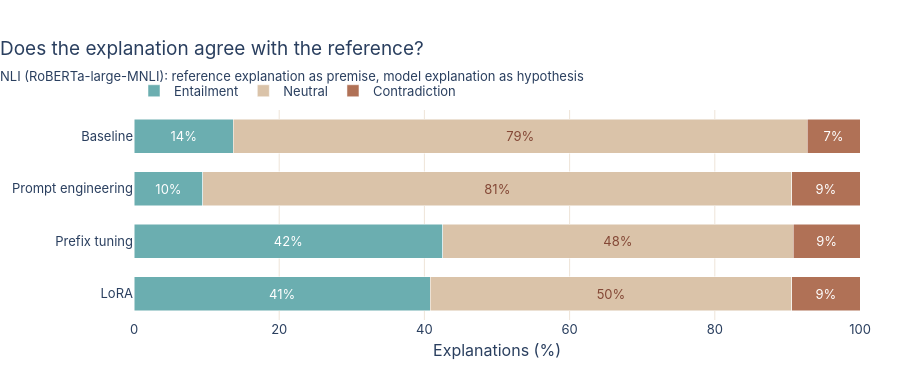

Notebook cell for this chart:
### Markdown cell above
## 2. Explanation agreement (NLI)

### Code cell
save(plot_nli(runs), "nli")

### Figure 1 — Plotly figure (JSON) as saved in the notebook; plotly's stock layout.template omitted (floating-point values rounded to 4 significant figures)
{"data": [{"hovertemplate": "%{y}: %{x:.1f}% entailment<extra></extra>", "insidetextanchor": "middle", "marker": {"color": "#6baeb0"}, "name": "Entailment", "orientation": "h", "text": ["14%", "10%", "42%", "41%"], "textfont": {"color": "white"}, "textposition": "inside", "type": "bar", "x": [13.7, 9.5, 42.5, 40.8], "y": ["Baseline", "Prompt engineering", "Prefix tuning", "LoRA"]}, {"hovertemplate": "%{y}: %{x:.1f}% neutral<extra></extra>", "insidetextanchor": "middle", "marker": {"color": "#dac3a9"}, "name": "Neutral", "orientation": "h", "text": ["79%", "81%", "48%", "50%"], "textfont": {"color": "#844836"}, "textposition": "inside", "type": "bar", "x": [79, 81.1, 48.3, 49.8], "y": ["Baseline", "Prompt engineering", "Prefix tuning", "LoRA"]}, {"hovertemplate": "%{y}: %{x:.1f}% contradiction<extra></extra>", "insidetextanchor": "middle", "marker": {"color": "#b07156"}, "name": "Contradiction", "orientation": "h", "text": ["7%", "9%", "9%", "9%"], "textfont": {"color": "white"}, "textposition": "inside", "type": "bar", "x": [7.3, 9.4, 9.2, 9.4], "y": ["Baseline", "Prompt engineering", "Prefix tuning", "LoRA"]}], "layout": {"bargap": 0.35, "barmode": "stack", "height": 380, "legend": {"traceorder": "normal"}, "title": {"subtitle": {"text": "NLI (RoBERTa-large-MNLI): reference explanation as premise, model explanation as hypothesis"}, "text": "Does the explanation agree with the reference?"}, "xaxis": {"range": [0, 100], "title": {"text": "Explanations (%)"}}, "yaxis": {"autorange": "reversed", "showgrid": false}}}
